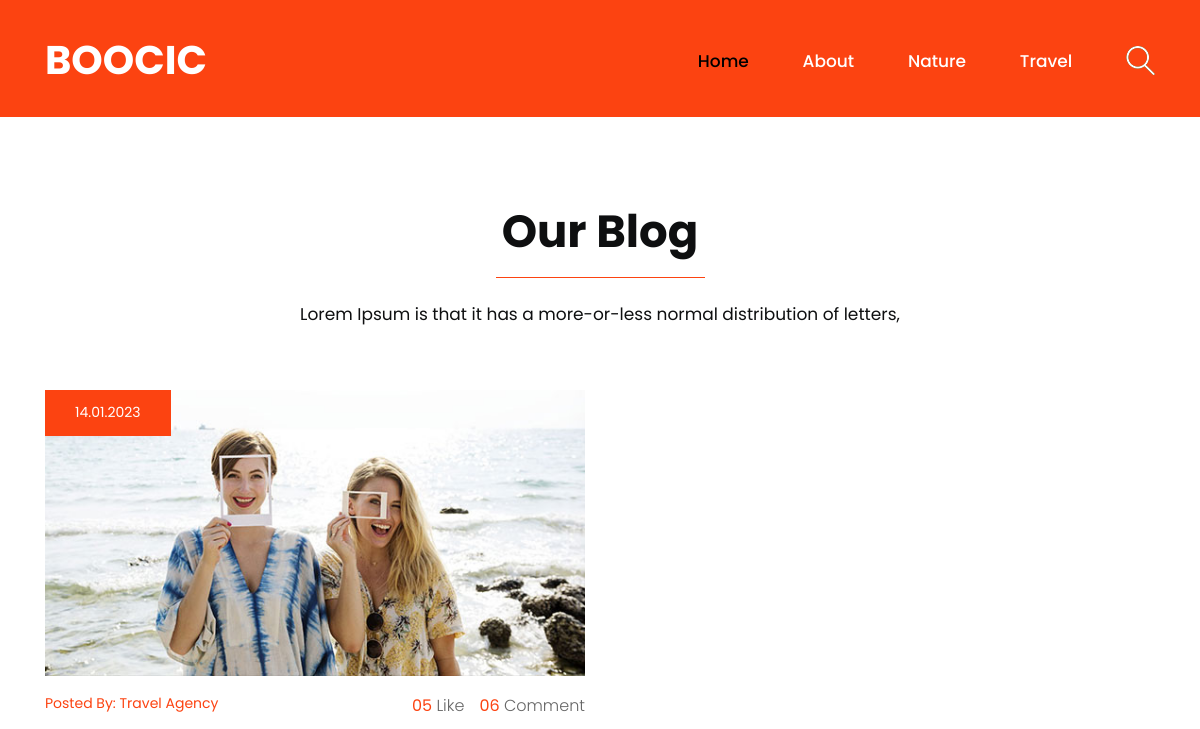
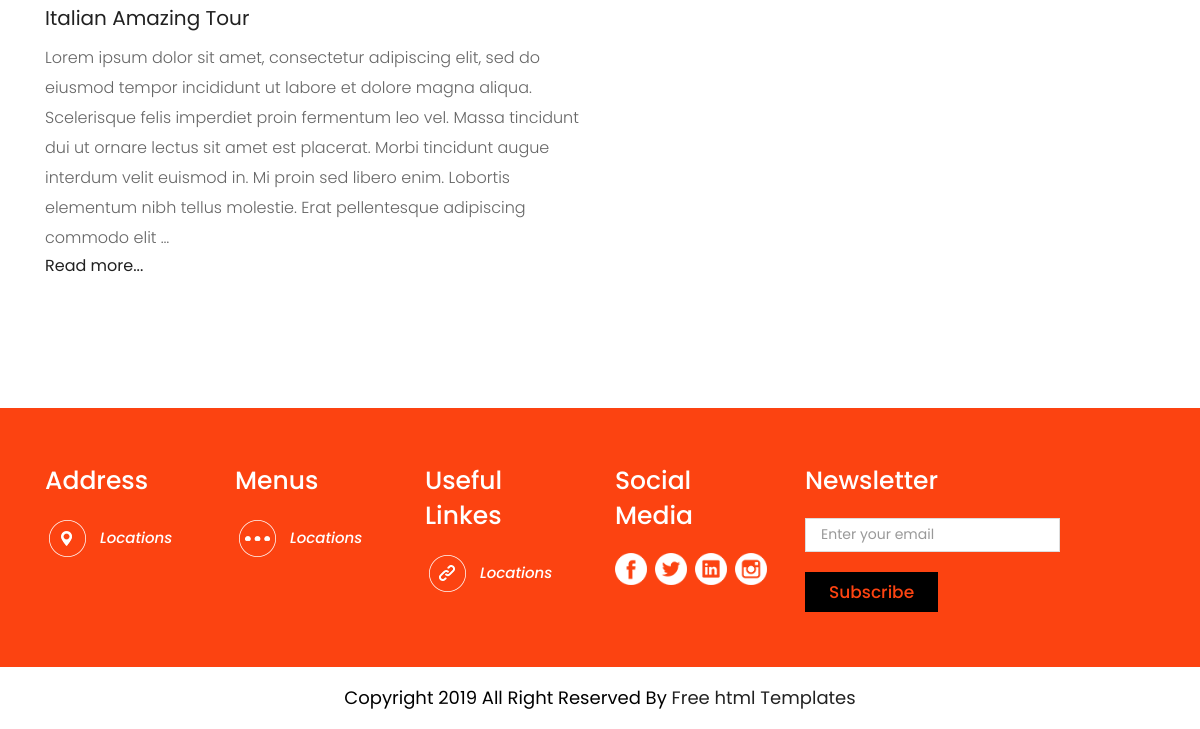
The app's page /blog/tag/job/, older data (2 pictures, top to bottom).
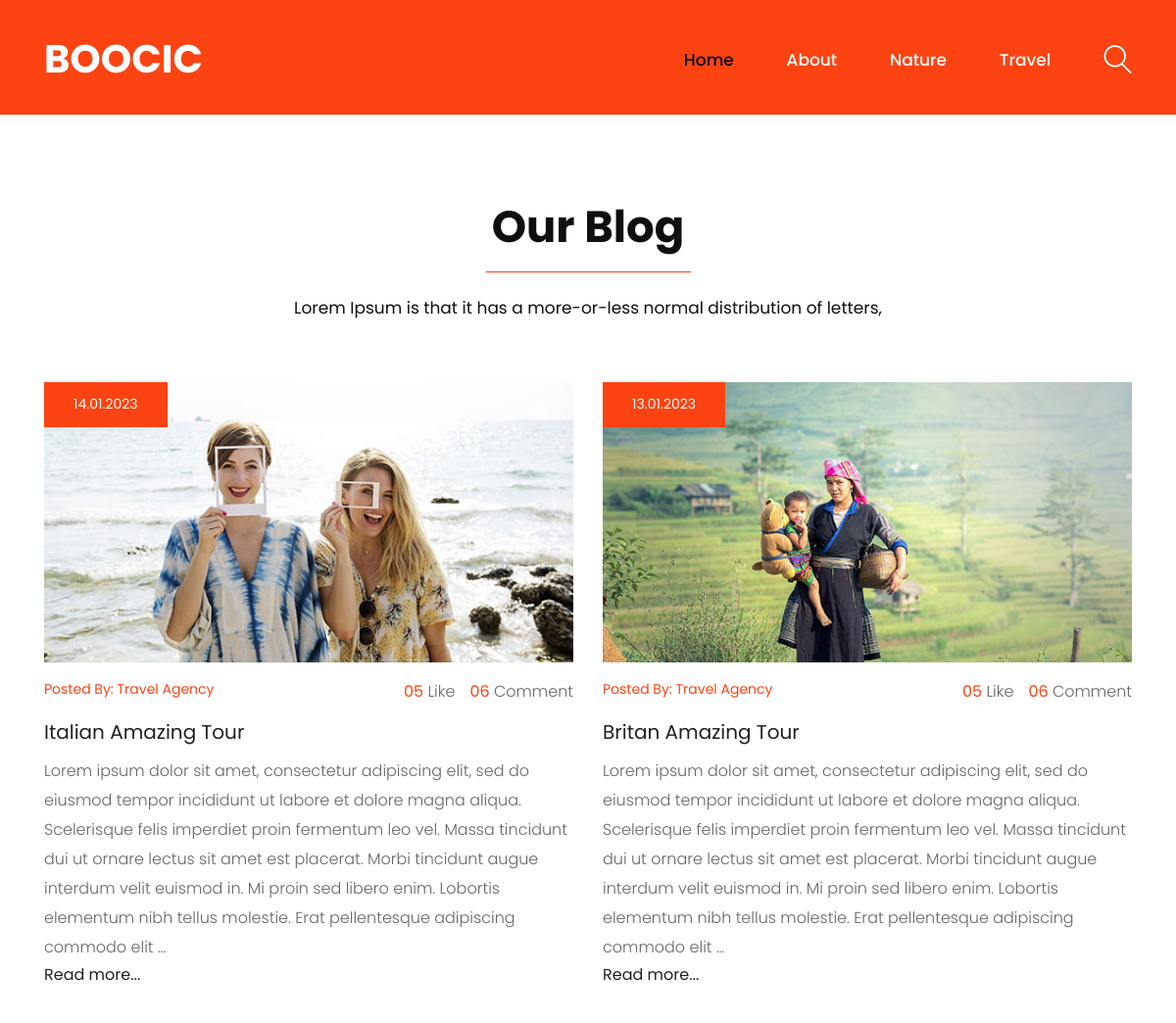
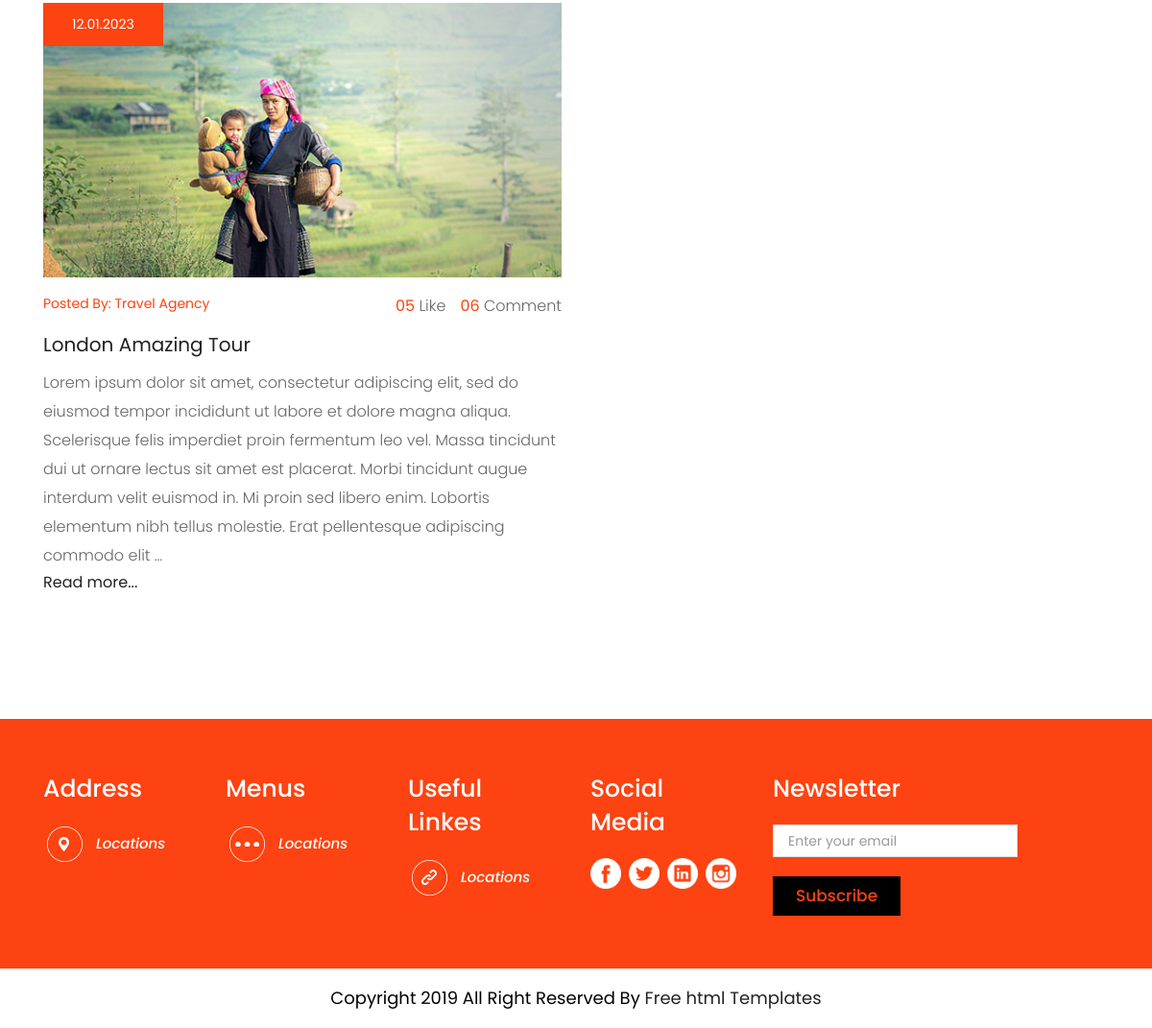
The same page, newer data (2 pictures, top to bottom).
### blog/models.py (models this page shows, shortened)
class Category(models.Model):
    title = models.CharField(max_length=255, verbose_name='Название Категории')
    slug = models.SlugField(max_length=255, verbose_name='Url_of_Category', unique=True)
    def get_absolute_url(self):
        return reverse('category', kwargs={"slug": self.slug})
    class Meta:
        verbose_name = 'Категория(ю)'
        verbose_name_plural = 'Категории'
        ordering = ['title']

class Post(models.Model):
    title = models.CharField(max_length=255, verbose_name='Название Поста')
    slug = models.SlugField(max_length=255, verbose_name='Url_of_Post', unique=True)
    author = models.CharField(max_length=100, verbose_name='Автор')
    content = models.TextField(blank=True, verbose_name='Контент')
    created_at = models.DateTimeField(auto_now_add=True, verbose_name='Время Создания')
    updated_at = models.DateTimeField(auto_now=True, verbose_name="Время последнего Редактирования")
    photo = models.ImageField(upload_to='photos/%Y/%m/%d', blank=True, verbose_name='Фото')
    is_published = models.BooleanField(default=True, verbose_name="Опубликовано")
    views = models.IntegerField(default=0, verbose_name='Количество просмотров')
    category = models.ForeignKey(Category, on_delete=models.PROTECT, related_name='get_category',
                                 verbose_name='Категория')
    tags = models.ManyToManyField(Tag, blank=True, related_name='get_tags')
    likes = models.ManyToManyField(User, blank=True, related_name="get_likes")
    def get_absolute_url(self):
        return reverse('post', kwargs={"slug": self.slug})
    class Meta:
        verbose_name = "Пост"
        verbose_name_plural = "Посты(ов)"
        ordering = ['-created_at']

### blog/views.py (the view)
# urls.py: path('tag/<str:slug>/', PostsByTag.as_view(), name='tag'),
class PostsByTag(ListView):
    template_name = 'blog/home.html'
    context_object_name = 'posts'
    paginate_by = 4
    allow_empty = False
    def get_context_data(self, *, object_list=None, **kwargs):
        context = super().get_context_data(**kwargs)
        context['title'] = f"Записи по тегу: {Tag.objects.get(slug=self.kwargs['slug'])}"
        return context
    def get_queryset(self):
        return Post.objects.filter(tags__slug=self.kwargs['slug'])

### blog/models.py (called while the page is built)
    def __str__(self):
        return self.title

### blog/templatetags/header.py (called while the page is built)
@register.inclusion_tag("templatetags_templates/show_categories_tpl.html")
def show_categories():
    categories = Category.objects.annotate(cnt=Count("get_category", filter=F("get_category__is_published"))).\
        filter(cnt__gt=0)
    return {"categories": categories, }

### blog/templates/blog/home.html
{% extends 'base_blog/base.html' %}
{% load static %}
{% block content %}
<div id="blog" class="blog">
    <div class="container">
        <div class="row">
            <div class="col-md-12">
                <div class="titlepage">
                    <a href="blog/"><h2>Our Blog</h2></a>
                    <span>Lorem Ipsum is that it has a more-or-less normal distribution of letters,</span>
                </div>
            </div>
        </div>
        <div class="row">
            {% for post in posts %}
            <div class="col-xl-6 col-lg-6 col-md-6 col-sm-12">
                <div class="blog-box">
                    <figure>
                        {% if post.photo %}
                        <img src="{{ post.photo.url }}" alt="{{ post.title }}">
                        {% else %}
                        <img src="https://picsum.photos/id/1060/300/201/?blur=2" alt="{{ post.title }}">
                        {% endif %}
                        <span>{{ post.created_at|date:"d.m.Y" }}</span>
                    </figure>
                    <div class="travel">
                        <span>Posted By: <span class="author-name">{{ post.author }}</span></span>
                        <p><strong class="Comment"> 06 </strong> Comment</p>
                        <p><strong class="like">05 </strong>Like</p>
                    </div>
                    <h3><a href="{{ post.get_absolute_url }}">{{ post.title }}</a></h3>
                    <p>{{ post.content|truncatewords_html:58|safe }}</p>
                    <h4><a href="{{ post.get_absolute_url }}">Read more...</a></h4>
                </div>
            </div>
            {% empty %}
            <p>По вашему запросу нет информации...</p>
            {% endfor %}
        </div>
    </div>
</div>
{% endblock %}

### blog/templates/templatetags_templates/show_categories_tpl.html
{% for item in categories %}
<li><a href="{{ item.get_absolute_url }}">{{ item.title }}</a></li>
{% endfor %}

Row changes from the older to the newer data that the page shows:
now on this page (row edited): Post: photo (picture), created_at "13.01.2023", author "Travel Agency", title "Britan Amazing Tour", content "Lorem ipsum dolor sit amet, consectetur adipiscing elit, sed do eiusmod tempor incididunt ut labore et dolore magna aliqua. Scelerisque felis imperdiet proin fermentum leo vel. Massa tincidunt dui ut ornare lectus sit amet est placerat. Morbi tincidunt augue interdum velit euismod in. Mi proin sed libero enim. Lobortis elementum nibh tellus molestie. Erat pellentesque adipiscing commodo elit …"
now on this page (row edited): Post: photo (picture), created_at "12.01.2023", author "Travel Agency", title "London Amazing Tour", content "Lorem ipsum dolor sit amet, consectetur adipiscing elit, sed do eiusmod tempor incididunt ut labore et dolore magna aliqua. Scelerisque felis imperdiet proin fermentum leo vel. Massa tincidunt dui ut ornare lectus sit amet est placerat. Morbi tincidunt augue interdum velit euismod in. Mi proin sed libero enim. Lobortis elementum nibh tellus molestie. Erat pellentesque adipiscing commodo elit …"
